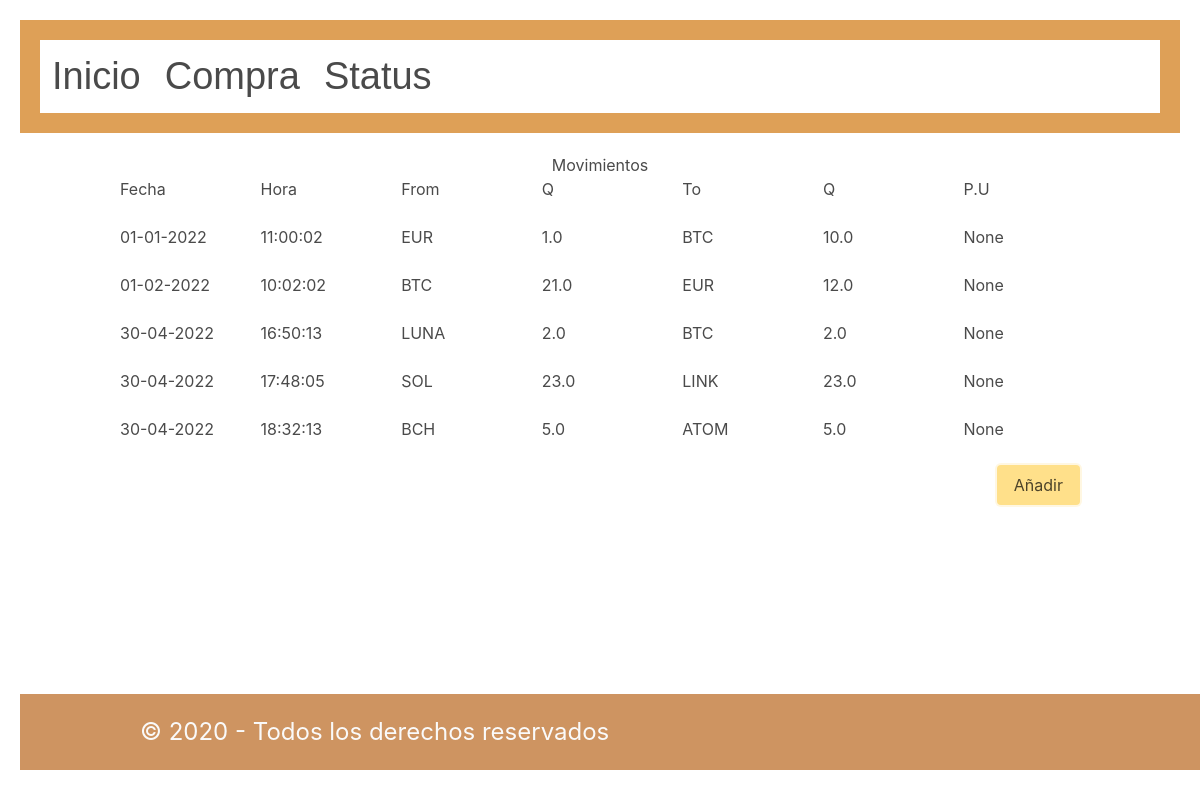
The page / on the database its author committed.
### tables this page shows
CREATE TABLE "moviments" (
	"id"	INTEGER,
	"fecha"	TEXT NOT NULL,
	"hora"	TEXT NOT NULL,
	"Moneda_from"	TEXT NOT NULL,
	"Cantidad_from"	REAL NOT NULL,
	"Moneda_to"	TEXT NOT NULL,
	"Cantidad_to"	REAL,
	"Precio"	REAL,
	PRIMARY KEY("id" AUTOINCREMENT)
);

### balance/routes.py (the view)
@app.route('/')
def inicio():
    data_manager = ProcesaDades()
    try:
        dades = data_manager.recupera_dades_moviments()
        return render_template('principal.html', moviments=dades)
    except sqlite3.Error as e:
        flash('Existe un error en la base de datos. Intentalo de nuevo más tarde')
        return render_template('principal.html', moviments=[])

### criptos/models.py (called while the page is built)
    def recupera_dades_moviments(self):
            con = sqlite3.connect('data/movimientos.db')
            cur = con.cursor()
            cur.execute("""
                            SELECT fecha,hora,moneda_from,cantidad_from,moneda_to,cantidad_to,precio
                            FROM moviments
                            ORDER BY fecha;
                        """
            )
            return cur.fetchall()

### balance/templates/principal.html (shortened to what this page needs)
{% extends "base.html" %}
{% block container %}
    <div class="titol">
        <h1>Movimientos</h1>
    </div>
            <table class="taula_moviments">
                <tr class="tabla_mv_cabecera">
                    <div class="columns">
                        <div class="column">
                            Fecha
                        </div>
                        <div class="column">
                            Hora
                        </div>
                        <div class="column">
                            From
                        </div>
                        <div class="column">
                            Q
                        </div>
                        <div class="column">
                            To
                        </div>
                        <div class="column">
                            Q
                        </div>
                        <div class="column">
                            P.U
                        </div>
                    </div>
                </tr>
                {% for movimento in moviments %}
                <tr class="tabla_mv_cabecera">
                    <div class="columns">
                        <div class="column">
                            {{ movimento[0] }}
                        </div>
                        <div class="column">
                            {{ movimento[1] }}
                        </div>
                        <div class="column">
                            {{ movimento[2] }}
                        </div>
                        <div class="column">
                            {{ movimento[3] }}
                        </div>
                        <div class="column">
                            {{ movimento[4] }}
                        </div>
                        <div class="column">
                            {{ movimento[5] }}
                        </div>
                        <div class="column">
                            {{ movimento[6] }}
                        </div>
                    </div>
                </tr>
                {% endfor %}
            </table>
            <p class="accions">
                <a href='/purchase' class="button is-warning is-focused">Añadir</a>
            </p>
{% endblock%}

### balance/static/css/styles.css (style rules this page uses)
:root { --color-primario: #dea057; --color-secundario: #CE9461; --negro: #2c363f; --blanco: #fafafa; --separacion_defecto: 20px; }
div.titol { text-align: center; font-weight: bold; }
.accions { text-align: right; }

### rows shown on the page
moviments: fecha "01-01-2022", hora "11:00:02", Moneda_from "EUR", Cantidad_from "1.0", Moneda_to "BTC", Cantidad_to "10.0", movimento "None"
moviments: fecha "01-02-2022", hora "10:02:02", Moneda_from "BTC", Cantidad_from "21.0", Moneda_to "EUR", Cantidad_to "12.0", movimento "None"
moviments: fecha "30-04-2022", hora "16:50:13", Moneda_from "LUNA", Cantidad_from "2.0", Moneda_to "BTC", Cantidad_to "2.0", movimento "None"
moviments: fecha "30-04-2022", hora "17:48:05", Moneda_from "SOL", Cantidad_from "23.0", Moneda_to "LINK", Cantidad_to "23.0", movimento "None"
moviments: fecha "30-04-2022", hora "18:32:13", Moneda_from "BCH", Cantidad_from "5.0", Moneda_to "ATOM", Cantidad_to "5.0", movimento "None"
